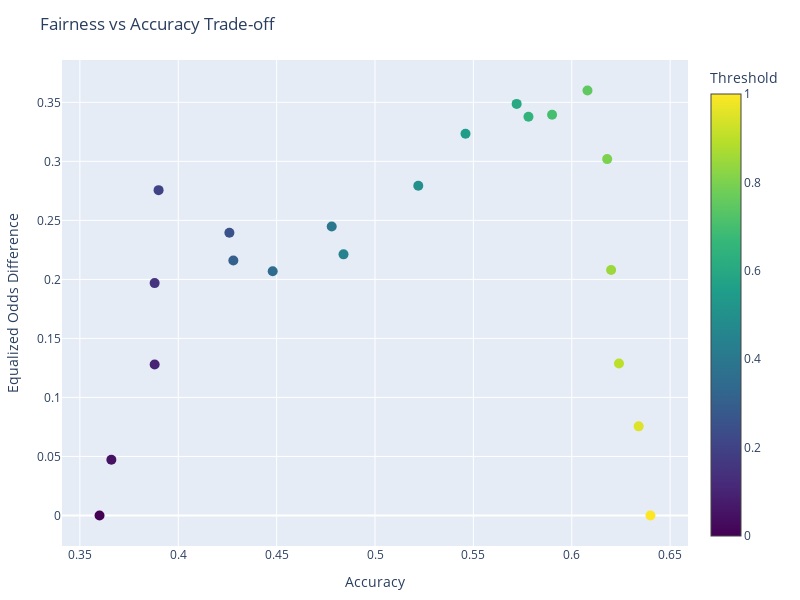
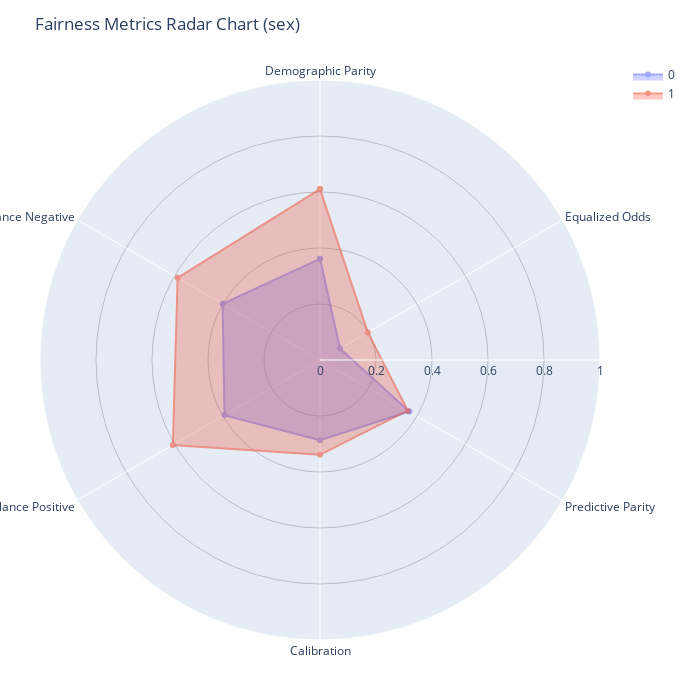

Notebook code cell kept with these figures, in order:
### Code cell
plot_results = plotter.generate(data=eval_data)
plot_results

### Figure 1 — Plotly figure (JSON) as saved in the notebook; plotly's stock layout.template omitted (floating-point values rounded to 4 significant figures)
{"data": [{"hovertemplate": "Accuracy: %{x:.3f}<br>EO Diff: %{y:.3f}<br>Threshold: %{marker.color:.2f}<extra></extra>", "marker": {"color": [0.0, 0.05, 0.1, 0.15, 0.2, 0.25, 0.3, 0.35, 0.4, 0.45, 0.5, 0.55, 0.6, 0.65, 0.7, 0.75, 0.8, 0.85, 0.9, 0.95, 1.0], "colorbar": {"title": {"text": "Threshold"}}, "colorscale": [[0, "#440154"], [0.1111, "#482878"], [0.2222, "#3e4989"], [0.3333, "#31688e"], [0.4444, "#26828e"], [0.5556, "#1f9e89"], [0.6667, "#35b779"], [0.7778, "#6ece58"], [0.8889, "#b5de2b"], [1, "#fde725"]], "showscale": true, "size": 10}, "mode": "markers", "type": "scatter", "x": [0.36, 0.366, 0.388, 0.388, 0.39, 0.426, 0.428, 0.448, 0.478, 0.484, 0.522, 0.546, 0.572, 0.578, 0.59, 0.608, 0.618, 0.62, 0.624, 0.634, 0.64], "y": [0.0, 0.04724, 0.1279, 0.1969, 0.2756, 0.2395, 0.216, 0.2068, 0.2449, 0.2212, 0.2793, 0.3234, 0.3487, 0.3378, 0.3395, 0.36, 0.3019, 0.2079, 0.1287, 0.07547, 0.0]}], "layout": {"height": 600, "margin": {"b": 40, "l": 40, "r": 40, "t": 60}, "title": {"text": "Fairness vs Accuracy Trade-off"}, "width": 800, "xaxis": {"title": {"text": "Accuracy"}}, "yaxis": {"title": {"text": "Equalized Odds Difference"}}}}

### Figure 2 — Plotly figure (JSON) as saved in the notebook; plotly's stock layout.template omitted (floating-point values rounded to 4 significant figures)
{"data": [{"fill": "toself", "line": {"width": 2}, "name": "0", "opacity": 0.6, "r": [0.3613, 0.08224, 0.368, 0.2866, 0.3937, 0.4016, 0.3613], "theta": ["Demographic Parity", "Equalized Odds", "Predictive Parity", "Calibration", "Balance Positive", "Balance Negative", "Demographic Parity"], "type": "scatterpolar"}, {"fill": "toself", "line": {"width": 2}, "name": "1", "opacity": 0.6, "r": [0.6104, 0.1971, 0.3617, 0.3385, 0.6069, 0.587, 0.6104], "theta": ["Demographic Parity", "Equalized Odds", "Predictive Parity", "Calibration", "Balance Positive", "Balance Negative", "Demographic Parity"], "type": "scatterpolar"}], "layout": {"height": 700, "legend": {"x": 1.05, "xanchor": "left", "y": 1}, "margin": {"b": 40, "l": 40, "r": 100, "t": 60}, "polar": {"angularaxis": {"direction": "clockwise"}, "radialaxis": {"gridcolor": "rgba(0,0,0,0.2)", "range": [0, 1], "showline": true}}, "title": {"text": "Fairness Metrics Radar Chart (sex)"}, "width": 700}}
